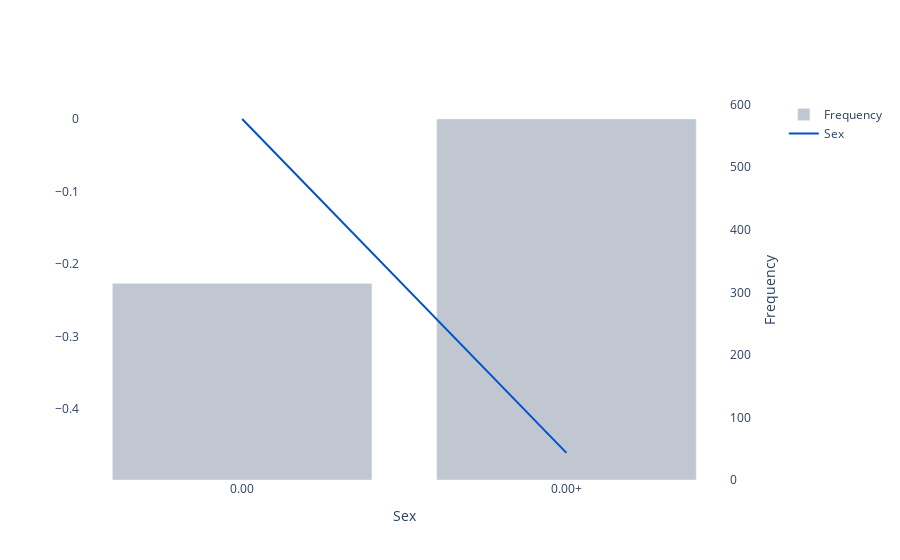

Write notebook code for a chart like this one.
### Code cell
plot_ale(m, x.xs, "Sex")

### Figure 1 — Plotly figure (JSON) as saved in the notebook; plotly's stock layout.template omitted (floating-point values rounded to 4 significant figures)
{"data": [{"line": {"color": "#0052CC"}, "mode": "lines", "name": "Sex", "type": "scatter", "x": ["0.00", "0.00+"], "xaxis": "x", "y": [0, -0.4606], "yaxis": "y2"}, {"line": {"width": 0}, "marker": {"color": "#444"}, "mode": "lines", "name": "Upper Bound", "showlegend": false, "type": "scatter", "x": ["0.00", "0.00+"], "xaxis": "x", "y": [null, -0.4494], "yaxis": "y2"}, {"fill": "tonexty", "fillcolor": "rgba(68, 68, 68, 0.3)", "line": {"width": 0}, "marker": {"color": "#444"}, "mode": "lines", "name": "Lower Bound", "showlegend": false, "type": "scatter", "x": ["0.00", "0.00+"], "xaxis": "x", "y": [null, -0.4717], "yaxis": "y2"}, {"marker": {"color": "#C1C7D0"}, "name": "Frequency", "type": "bar", "x": ["0.00", "0.00+"], "xaxis": "x", "y": [314, 577], "yaxis": "y"}], "layout": {"plot_bgcolor": "white", "xaxis": {"anchor": "y", "domain": [0, 0.94], "showgrid": false, "title": {"text": "Sex"}}, "yaxis": {"anchor": "x", "domain": [0, 1], "showgrid": false, "side": "right", "title": {"text": "Frequency"}}, "yaxis2": {"anchor": "x", "overlaying": "y", "showgrid": false, "side": "left"}}}
